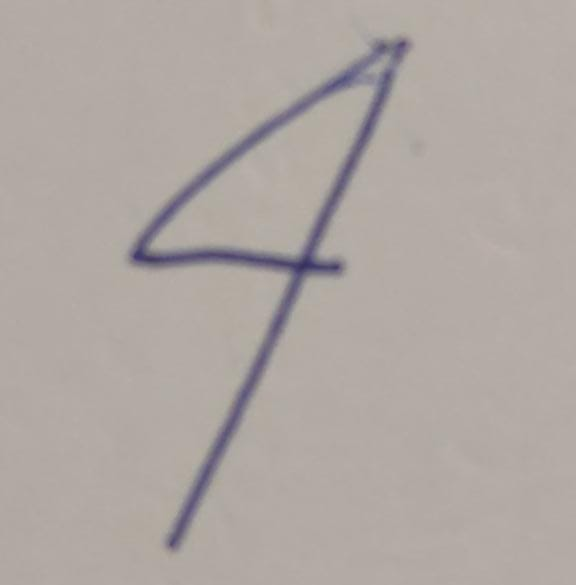
#> input picture images/testsImagenes/098.jpeg, 576 x 585 px
$ python preprocess_image.py --input ../images/testsImagenes/098.jpeg --image ../images/testsImagenes/0987.jpeg
#> lines starting #> are read from the running program, lines starting #| are printed output that depends on the picture; after the words box and inside, x2 and y2 are one past the last pixel; in counts of white or black regions, pixels touching at a corner belong together
#!/usr/bin/env python3
from argparse import ArgumentParser
from difflib import get_close_matches
from pathlib import Path

from PIL import Image, ImageEnhance, ImageOps, ImageStat


IMAGE_EXTENSIONS = {
    ".bmp",
    ".gif",
    ".jpeg",
    ".jpg",
    ".png",
    ".tif",
    ".tiff",
    ".webp",
}
BACKGROUND_THRESHOLD = 18
FOREGROUND_THRESHOLD = 35
MNIST_IMAGE_SIZE = 28
MNIST_DIGIT_SIZE = 22
MNIST_MEAN = 0.1307
MNIST_STD = 0.3081
CONTRAST_FACTOR = 1.8


def border_mean(image):
    width, height = image.size
    border = max(1, min(width, height) // 10)
    regions = [
        image.crop((0, 0, width, border)),
        image.crop((0, height - border, width, height)),
        image.crop((0, 0, border, height)),
        image.crop((width - border, 0, width, height)),
    ]
    return sum(ImageStat.Stat(region).mean[0] for region in regions) / len(regions)


def should_invert(image, invert):
    # MNIST stores light digits on a dark background.
    if invert == "yes":
        return True
    if invert == "no":
        return False
    return border_mean(image) > 127


def improve_contrast(image):
    image = ImageOps.autocontrast(image, cutoff=2)
    image = ImageEnhance.Contrast(image).enhance(CONTRAST_FACTOR)
    return image.point(
        lambda pixel: 0 if pixel < BACKGROUND_THRESHOLD else min(255, int(pixel * 1.15))
    )


def center_digit_on_canvas(image):
    foreground = image.point(
        lambda pixel: 255 if pixel > FOREGROUND_THRESHOLD else 0,
        mode="L",
    )
    bbox = foreground.getbbox()

    if bbox is not None:
        image = image.crop(bbox)

    width, height = image.size
    scale = MNIST_DIGIT_SIZE / max(width, height)
    new_size = (
        max(1, round(width * scale)),
        max(1, round(height * scale)),
    )
    image = image.resize(new_size, Image.Resampling.LANCZOS)

    canvas = Image.new("L", (MNIST_IMAGE_SIZE, MNIST_IMAGE_SIZE), 0)
    left = (MNIST_IMAGE_SIZE - new_size[0]) // 2
    top = (MNIST_IMAGE_SIZE - new_size[1]) // 2
    canvas.paste(image, (left, top))
    return canvas


def preprocess_image(image_path, invert="auto"):
    image = Image.open(image_path).convert("L")
    image = ImageOps.autocontrast(image)

    if should_invert(image, invert):
        image = ImageOps.invert(image)

    image = improve_contrast(image)
    image = center_digit_on_canvas(image)
    image = improve_contrast(image)
    return image


def write_vector(image, output_path):
    output_path.parent.mkdir(parents=True, exist_ok=True)
    pixels = [((pixel / 255.0) - MNIST_MEAN) / MNIST_STD for pixel in image.getdata()]

    with output_path.open("w", encoding="utf-8") as file:
        for index, value in enumerate(pixels):
            file.write(f"{value:.8f}")
            file.write("\n" if (index + 1) % MNIST_IMAGE_SIZE == 0 else " ")


def is_image_file(path):
    return path.is_file() and path.suffix.lower() in IMAGE_EXTENSIONS


def collect_images(input_path, recursive):
    if input_path.is_file():
        if not is_image_file(input_path):
            raise ValueError(f"Unsupported image extension: {input_path}")
        return [input_path]

    if not input_path.is_dir():
        message = f"Input path does not exist: {input_path}"
        parent = input_path.parent if input_path.parent != Path("") else Path(".")
        if parent.exists():
            names = [path.name for path in parent.iterdir()]
            matches = get_close_matches(input_path.name, names, n=3)
            if matches:
                suggestions = ", ".join(str(parent / match) for match in matches)
                message += f"\nDid you mean: {suggestions}?"
        raise FileNotFoundError(message)

    pattern = "**/*" if recursive else "*"
    return sorted(path for path in input_path.glob(pattern) if is_image_file(path))


def output_vector_path(image_path, input_path, output_path):
    if input_path.is_file():
        if output_path.suffix:
            return output_path
        return output_path / f"{image_path.stem}.txt"

    relative = image_path.relative_to(input_path)
    return output_path / relative.with_suffix(".txt")


def output_preview_path(image_path, input_path, preview_path):
    if preview_path is None:
        return None
    if input_path.is_file():
        if preview_path.suffix:
            return preview_path
        return preview_path / f"{image_path.stem}_28x28.png"

    relative = image_path.relative_to(input_path)
    return preview_path / relative.with_suffix(".png")


def process_one_image(image_path, vector_path, preview_path, invert):
    image = preprocess_image(image_path, invert=invert)
    write_vector(image, vector_path)

    if preview_path is not None:
        preview_path.parent.mkdir(parents=True, exist_ok=True)
        image.save(preview_path)

    return vector_path, preview_path


def parse_args():
    parser = ArgumentParser(
        description="Preprocess digit images into 784 floats for the C++ CUDA MLP."
    )
    parser.add_argument(
        "--input",
        type=Path,
        default=None,
        help="Input image file or folder of images.",
    )
    parser.add_argument(
        "--image",
        type=Path,
        default=None,
        help="Deprecated alias for --input when processing one image.",
    )
    parser.add_argument(
        "--output",
        type=Path,
        default=Path("data/custom_digit.txt"),
        help="Output .txt file for one image, or output folder for a folder input.",
    )
    parser.add_argument(
        "--invert",
        choices=("auto", "yes", "no"),
        default="auto",
        help="Invert when your digit is dark on a light background.",
    )
    parser.add_argument(
        "--save-preprocessed",
        type=Path,
        default=None,
        help="Optional preview file or preview folder for the 28x28 images.",
    )
    parser.add_argument(
        "--recursive",
        action="store_true",
        help="When input is a folder, include images in nested folders.",
    )
    return parser.parse_args()


def main():
    try:
        args = parse_args()

        input_path = args.input or args.image
        if input_path is None:
            raise ValueError("pass --input IMAGE_OR_FOLDER")

        images = collect_images(input_path, recursive=args.recursive)
        if not images:
            raise ValueError(f"no supported image files found in {input_path}")

        for image_path in images:
            vector_path = output_vector_path(image_path, input_path, args.output)
            preview_path = output_preview_path(image_path, input_path, args.save_preprocessed)
            vector_path, preview_path = process_one_image(
                image_path=image_path,
                vector_path=vector_path,
                preview_path=preview_path,
                invert=args.invert,
            )
#> in preprocess_image, `image = ImageOps.autocontrast(image)`:
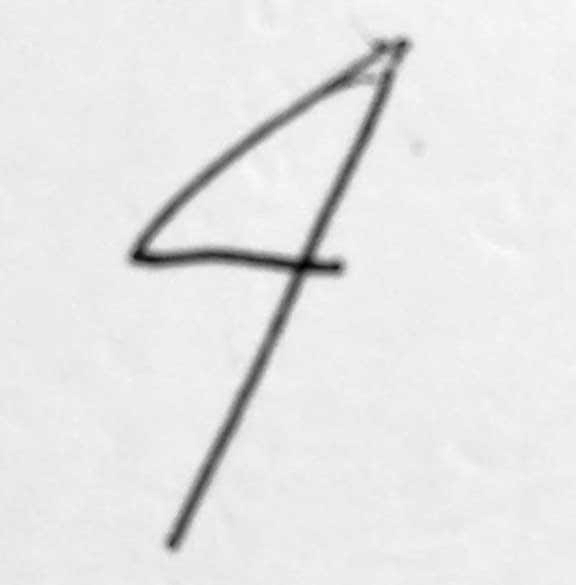
#> image: PIL image 576x585 L; min 0, max 255, mean 230.2
#> in center_digit_on_canvas, `foreground = image.point( lambda pixel: 255 if pixel > FOREGROUND_THRE..`:
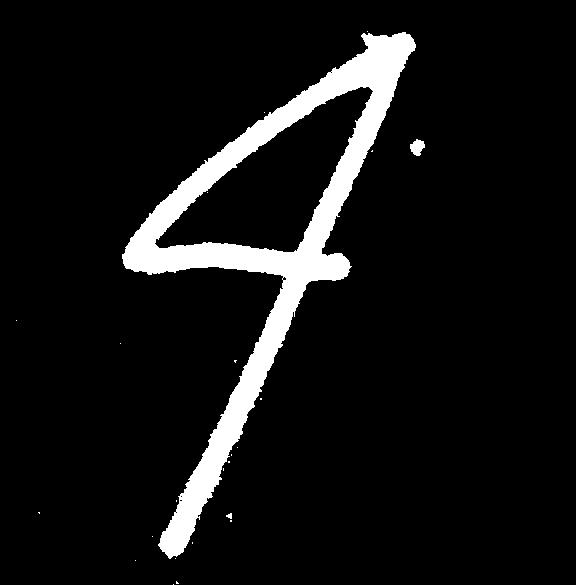
#> foreground: PIL image 576x585 L; 7.7% white; 24 white regions (21 under 20 px), largest, box (x1, y1, x2, y2) and area: (122, 32, 416, 559) 25760, (410, 139, 425, 156) 170, (226, 513, 232, 519) 24
#> in center_digit_on_canvas, `bbox = foreground.getbbox()`: bbox = (16, 31, 425, 585)
#> in center_digit_on_canvas, `image = image.crop(bbox)`:
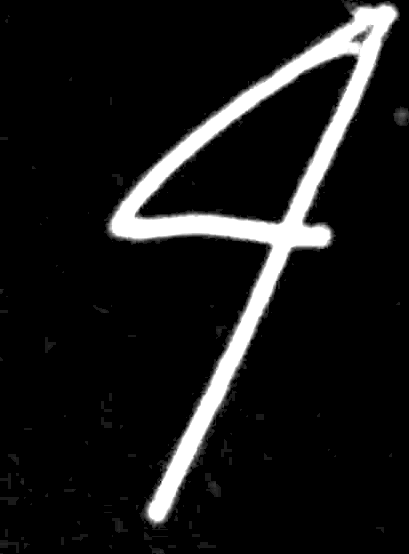
#> image: PIL image 409x554 L; min 0, max 255, mean 24.3
#> in center_digit_on_canvas, `image = image.resize(new_size, Image.Resampling.LANCZOS)`:
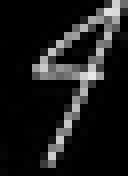
#> image: PIL image 16x22 L (shown 8 times larger); min 0, max 233, mean 27
#> in center_digit_on_canvas, `canvas = Image.new("L", (MNIST_IMAGE_SIZE, MNIST_IMAGE_SIZE), 0)`: canvas: PIL image 28x28 L; every value is 0
#> in center_digit_on_canvas, `canvas.paste(image, (left, top))`:
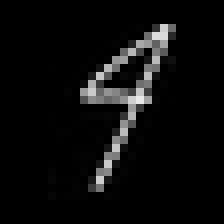
#> canvas: PIL image 28x28 L (shown 8 times larger); min 0, max 233, mean 12.1
#> in improve_contrast (call 2), `image = ImageOps.autocontrast(image, cutoff=2)`:
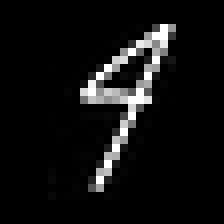
#> image: PIL image 28x28 L (shown 8 times larger); min 0, max 255, mean 16.4
#> in improve_contrast (call 2), `image = ImageEnhance.Contrast(image).enhance(CONTRAST_FACTOR)`:
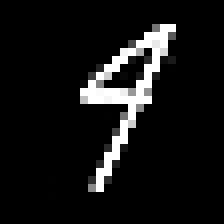
#> image: PIL image 28x28 L (shown 8 times larger); min 0, max 255, mean 20.5
#> in write_vector, `pixels = [((pixel / 255.0) - MNIST_MEAN) / MNIST_STD for pixel in imag..`: pixels = 784 values, max 2.82 at index 104, min -0.424 at index 0, mean -0.156

            print(f"Wrote vector: {vector_path}")
            if preview_path is not None:
                print(f"Wrote preview: {preview_path}")

        print(f"Processed {len(images)} image(s)")
    except (FileNotFoundError, OSError, ValueError) as error:
        raise SystemExit(f"Error: {error}") from None


if __name__ == "__main__":
    main()

$ run again, on images/testsImagenes/1234.jpeg
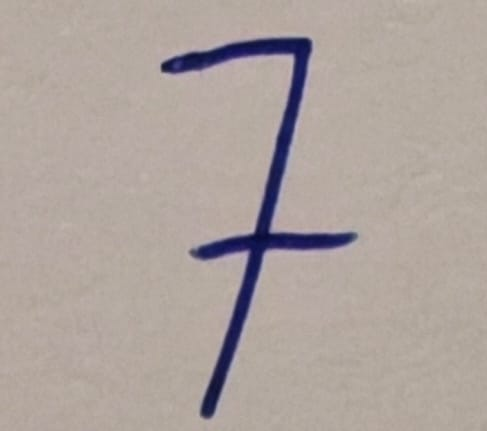
#> input picture images/testsImagenes/1234.jpeg, 487 x 431 px
#> in center_digit_on_canvas, `foreground = image.point( lambda pixel: 255 if pixel > FOREGROUND_THRE..`:
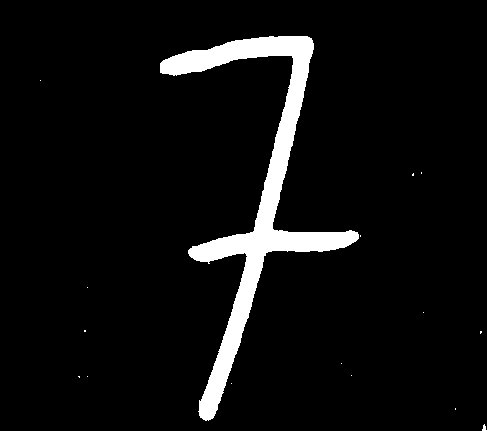
#> foreground: PIL image 487x431 L; 5.9% white; 16 white regions (14 under 20 px), largest, box (x1, y1, x2, y2) and area: (160, 36, 359, 421) 12372, (482, 424, 487, 431) 21
#> bbox = (40, 36, 487, 431)
#> in improve_contrast (call 2), `image = ImageEnhance.Contrast(image).enhance(CONTRAST_FACTOR)`:
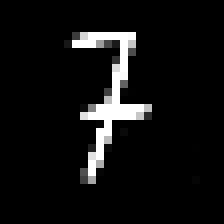
#> image: PIL image 28x28 L (shown 8 times larger); min 0, max 255, mean 16.4
#> pixels = 784 values, max 2.82 at index 123, min -0.424 at index 0, mean -0.208

$ run again, on images/testsImagenes/2345.jpeg
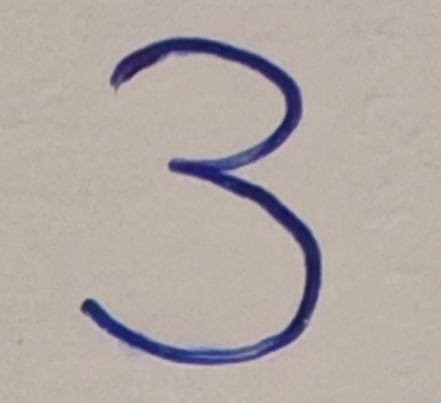
#> input picture images/testsImagenes/2345.jpeg, 441 x 403 px
#> in center_digit_on_canvas, `foreground = image.point( lambda pixel: 255 if pixel > FOREGROUND_THRE..`:
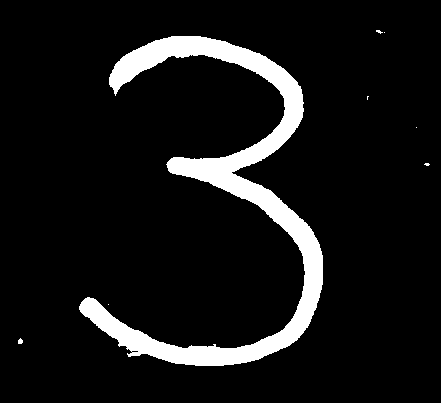
#> foreground: PIL image 441x403 L; 8.7% white; 8 white regions (6 under 20 px), largest, box (x1, y1, x2, y2) and area: (79, 36, 323, 366) 15326, (18, 338, 23, 344) 23
#> bbox = (18, 30, 430, 366)
#> in improve_contrast (call 2), `return image.point( lambda pixel: 0 if pixel < BACKGROUND_THRESHOLD el..`:
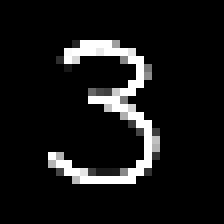
#> returned value: PIL image 28x28 L (shown 8 times larger); min 0, max 255, mean 21.7
#> pixels = 784 values, max 2.82 at index 150, min -0.424 at index 0, mean -0.148

$ run again, on images/testsImagenes/23654723.jpeg
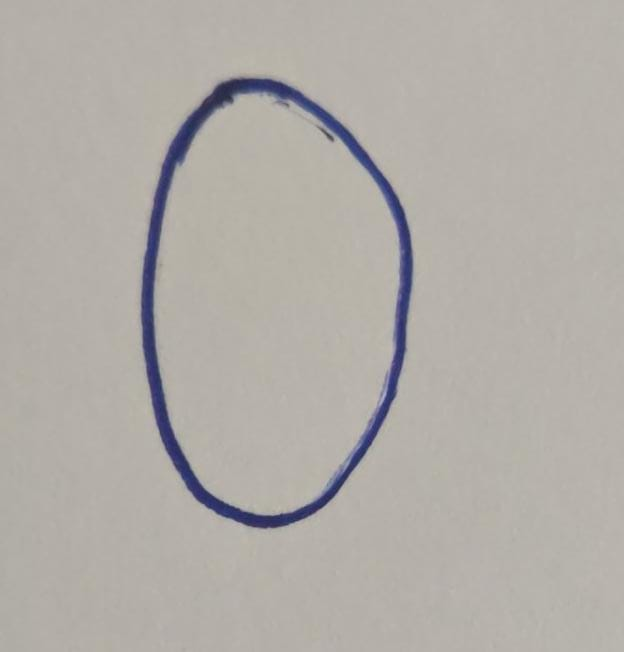
#> input picture images/testsImagenes/23654723.jpeg, 624 x 652 px
#> foreground: PIL image 624x652 L; 4.9% white; 25 white regions (24 under 20 px), largest, box (x1, y1, x2, y2) and area: (136, 73, 416, 532) 20098
#> bbox = (7, 73, 416, 652)
#> in improve_contrast (call 2), `image = ImageEnhance.Contrast(image).enhance(CONTRAST_FACTOR)`:
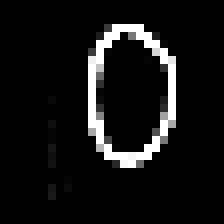
#> image: PIL image 28x28 L (shown 8 times larger); min 0, max 255, mean 19.3
#> pixels = 784 values, max 2.82 at index 98, min -0.424 at index 0, mean -0.174
